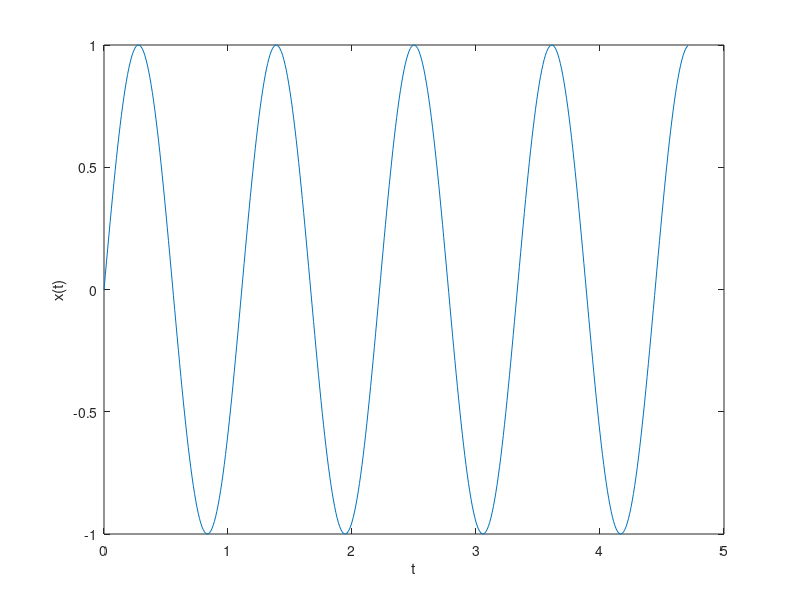
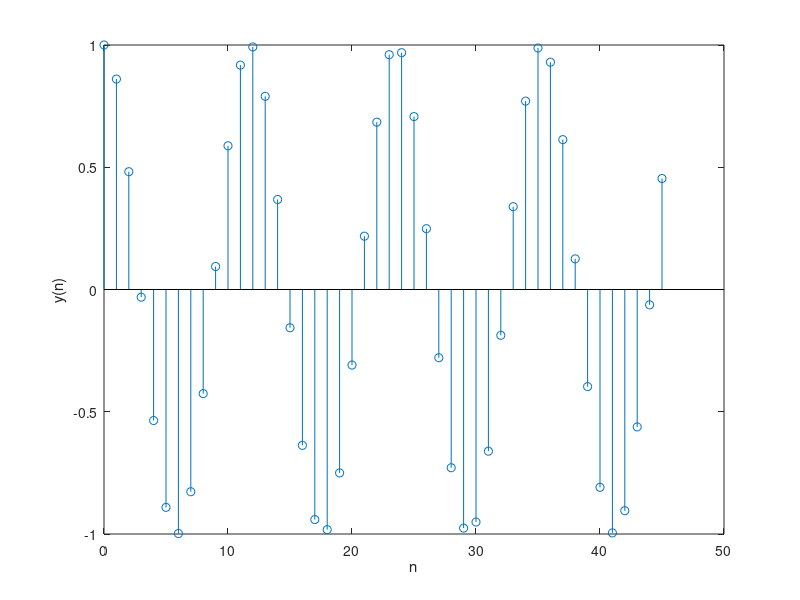

MATLAB code to generate these figures, in order: (Note: this script raises an error after producing the figures.)
function ask2
% 1.a 
  t= 0:0.01:3*pi/2;
  x=sin(1.8*pi*t);
  figure('Name','a1');
  plot(t,x);
  xlabel('t');
  ylabel('x(t)');
  saveas(gcf,'2a.jpg');
% 1.b  
  n= 0:45;
  y=cos(1.7*pi*n/10);
  figure('Name','a2');
  stem(n,y);
  xlabel('n');
  ylabel('y(n)');
  saveas(gcf,'2b.jpg');
% 1.c
  pkg load symbolic;
  syms t;
  subplot(3,1,1);
  ezplot(t,(e^(-t))*heaviside(t));
  axis([-4 4 0 1]);
  ylabel('x(t)');
  
  subplot(3,1,2);
  b=t-1;
  ezplot(t,(e^(-b))*heaviside(b));
  axis([-4 4 0 1]);
  ylabel('x(t)');
  
  c=t+1;
  subplot(3,1,3);
  ezplot(t,(e^(-c))*heaviside(c));
  axis([-4 4 0 1]);
  xlabel('t');
  ylabel('x(t)');
  saveas(gcf,'2c.jpg');
  
  
endfunction